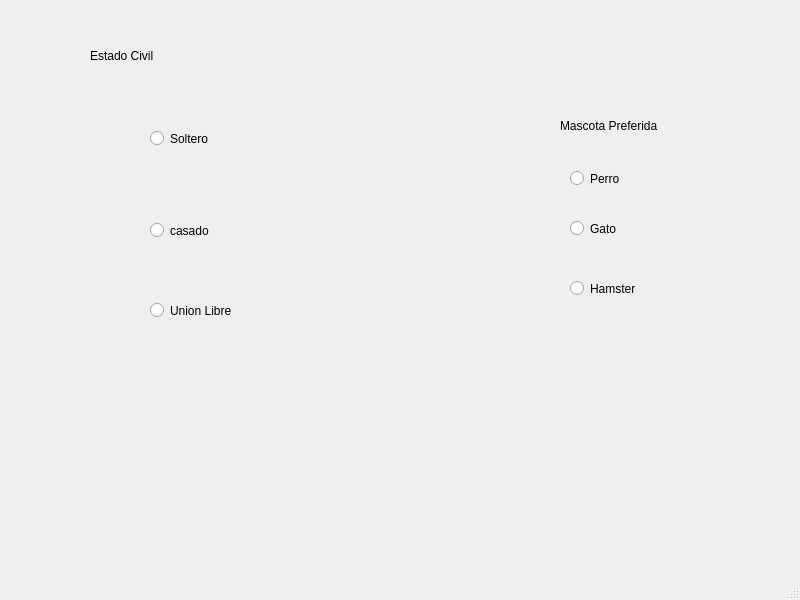
<?xml version="1.0" encoding="UTF-8"?>
<ui version="4.0">
 <class>MainWindow</class>
 <widget class="QMainWindow" name="MainWindow">
  <property name="geometry">
   <rect>
    <x>0</x>
    <y>0</y>
    <width>800</width>
    <height>600</height>
   </rect>
  </property>
  <property name="windowTitle">
   <string>MainWindow</string>
  </property>
  <widget class="QWidget" name="centralwidget">
   <widget class="QRadioButton" name="rb_soltero">
    <property name="geometry">
     <rect>
      <x>150</x>
      <y>130</y>
      <width>82</width>
      <height>17</height>
     </rect>
    </property>
    <property name="text">
     <string>Soltero</string>
    </property>
   </widget>
   <widget class="QRadioButton" name="rb_casado">
    <property name="geometry">
     <rect>
      <x>150</x>
      <y>220</y>
      <width>81</width>
      <height>21</height>
     </rect>
    </property>
    <property name="text">
     <string>casado</string>
    </property>
   </widget>
   <widget class="QRadioButton" name="rb_unionlibre">
    <property name="geometry">
     <rect>
      <x>150</x>
      <y>300</y>
      <width>91</width>
      <height>21</height>
     </rect>
    </property>
    <property name="text">
     <string>Union Libre</string>
    </property>
   </widget>
   <widget class="QLabel" name="label">
    <property name="geometry">
     <rect>
      <x>90</x>
      <y>40</y>
      <width>71</width>
      <height>31</height>
     </rect>
    </property>
    <property name="text">
     <string>Estado Civil</string>
    </property>
   </widget>
   <widget class="QLabel" name="label_2">
    <property name="geometry">
     <rect>
      <x>560</x>
      <y>100</y>
      <width>111</width>
      <height>51</height>
     </rect>
    </property>
    <property name="text">
     <string>Mascota Preferida</string>
    </property>
   </widget>
   <widget class="QRadioButton" name="rb_perro">
    <property name="geometry">
     <rect>
      <x>570</x>
      <y>170</y>
      <width>82</width>
      <height>17</height>
     </rect>
    </property>
    <property name="text">
     <string>Perro</string>
    </property>
   </widget>
   <widget class="QRadioButton" name="rb_gato">
    <property name="geometry">
     <rect>
      <x>570</x>
      <y>220</y>
      <width>82</width>
      <height>17</height>
     </rect>
    </property>
    <property name="text">
     <string>Gato</string>
    </property>
   </widget>
   <widget class="QRadioButton" name="rb_hamster">
    <property name="geometry">
     <rect>
      <x>570</x>
      <y>280</y>
      <width>82</width>
      <height>17</height>
     </rect>
    </property>
    <property name="text">
     <string>Hamster</string>
    </property>
   </widget>
  </widget>
  <widget class="QMenuBar" name="menubar">
   <property name="geometry">
    <rect>
     <x>0</x>
     <y>0</y>
     <width>800</width>
     <height>21</height>
    </rect>
   </property>
  </widget>
  <widget class="QStatusBar" name="statusbar"/>
 </widget>
 <resources/>
 <connections/>
</ui>
